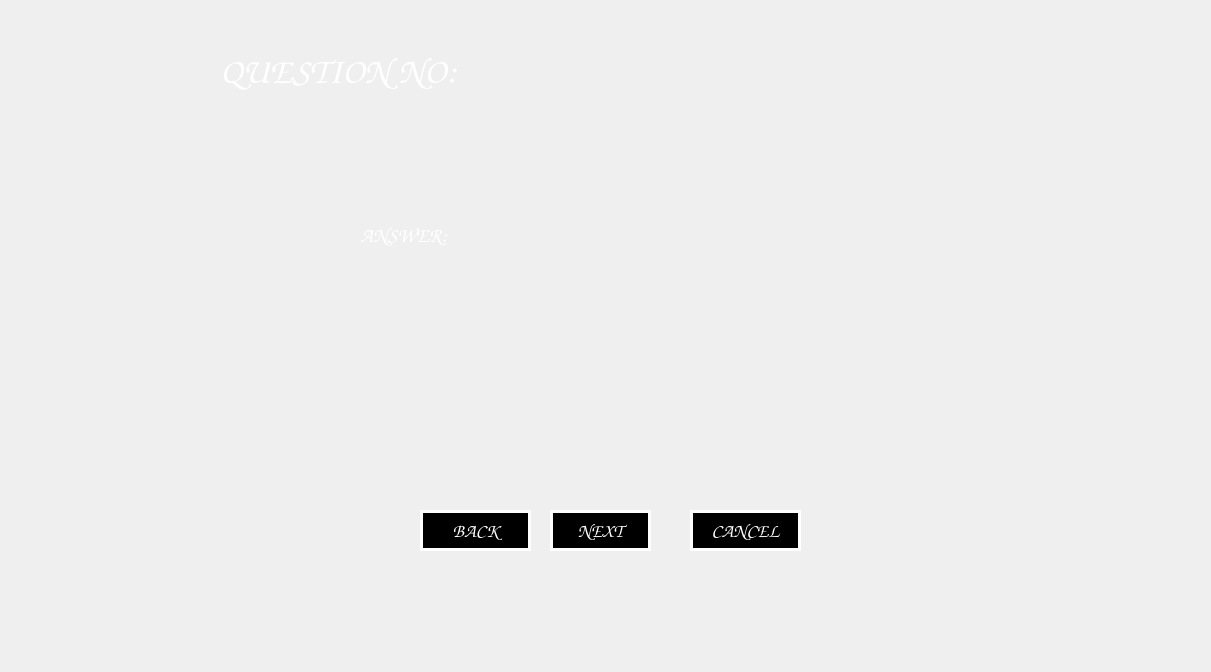
<?xml version="1.0" encoding="UTF-8"?>
<ui version="4.0">
 <class>exerciseQ</class>
 <widget class="QWidget" name="exerciseQ">
  <property name="geometry">
   <rect>
    <x>0</x>
    <y>0</y>
    <width>1211</width>
    <height>672</height>
   </rect>
  </property>
  <property name="font">
   <font>
    <family>Comic Sans MS</family>
    <pointsize>11</pointsize>
    <weight>75</weight>
    <bold>true</bold>
   </font>
  </property>
  <property name="windowTitle">
   <string>exerciseQ</string>
  </property>
  <widget class="QLabel" name="label">
   <property name="geometry">
    <rect>
     <x>220</x>
     <y>50</y>
     <width>301</width>
     <height>41</height>
    </rect>
   </property>
   <property name="font">
    <font>
     <family>Comic Sans MS</family>
     <pointsize>28</pointsize>
    </font>
   </property>
   <property name="styleSheet">
    <string notr="true">color:white;</string>
   </property>
   <property name="text">
    <string>QUESTION NO:</string>
   </property>
  </widget>
  <widget class="QLabel" name="qLabel">
   <property name="geometry">
    <rect>
     <x>350</x>
     <y>90</y>
     <width>671</width>
     <height>111</height>
    </rect>
   </property>
   <property name="font">
    <font>
     <pointsize>14</pointsize>
    </font>
   </property>
   <property name="styleSheet">
    <string notr="true">color:white;</string>
   </property>
   <property name="text">
    <string/>
   </property>
   <property name="wordWrap">
    <bool>true</bool>
   </property>
  </widget>
  <widget class="QLabel" name="aLabel">
   <property name="geometry">
    <rect>
     <x>410</x>
     <y>270</y>
     <width>631</width>
     <height>201</height>
    </rect>
   </property>
   <property name="font">
    <font>
     <pointsize>14</pointsize>
    </font>
   </property>
   <property name="styleSheet">
    <string notr="true">color:white;</string>
   </property>
   <property name="text">
    <string/>
   </property>
   <property name="wordWrap">
    <bool>true</bool>
   </property>
  </widget>
  <widget class="QPushButton" name="nextButton">
   <property name="geometry">
    <rect>
     <x>550</x>
     <y>510</y>
     <width>101</width>
     <height>41</height>
    </rect>
   </property>
   <property name="font">
    <font>
     <family>Comic Sans MS</family>
     <pointsize>14</pointsize>
     <weight>75</weight>
     <bold>true</bold>
    </font>
   </property>
   <property name="styleSheet">
    <string notr="true">border-image:none;
color:white;
background-color:inherit;
border:3px solid white;</string>
   </property>
   <property name="text">
    <string>NEXT</string>
   </property>
  </widget>
  <widget class="QPushButton" name="cancelButton">
   <property name="geometry">
    <rect>
     <x>690</x>
     <y>510</y>
     <width>111</width>
     <height>41</height>
    </rect>
   </property>
   <property name="font">
    <font>
     <family>Comic Sans MS</family>
     <pointsize>14</pointsize>
     <weight>75</weight>
     <bold>true</bold>
    </font>
   </property>
   <property name="styleSheet">
    <string notr="true">border-image:none;
color:white;
background-color:inherit;
border:3px solid white;</string>
   </property>
   <property name="text">
    <string>CANCEL</string>
   </property>
  </widget>
  <widget class="QPushButton" name="backButton">
   <property name="geometry">
    <rect>
     <x>420</x>
     <y>510</y>
     <width>111</width>
     <height>41</height>
    </rect>
   </property>
   <property name="font">
    <font>
     <family>Comic Sans MS</family>
     <pointsize>14</pointsize>
     <weight>75</weight>
     <bold>true</bold>
    </font>
   </property>
   <property name="styleSheet">
    <string notr="true">border-image:none;
color:white;
background-color:inherit;
border:3px solid white;</string>
   </property>
   <property name="text">
    <string>BACK</string>
   </property>
  </widget>
  <widget class="QLabel" name="msg">
   <property name="geometry">
    <rect>
     <x>430</x>
     <y>590</y>
     <width>511</width>
     <height>51</height>
    </rect>
   </property>
   <property name="palette">
    <palette>
     <active>
      <colorrole role="WindowText">
       <brush brushstyle="SolidPattern">
        <color alpha="255">
         <red>255</red>
         <green>255</green>
         <blue>255</blue>
        </color>
       </brush>
      </colorrole>
      <colorrole role="Text">
       <brush brushstyle="SolidPattern">
        <color alpha="255">
         <red>255</red>
         <green>255</green>
         <blue>255</blue>
        </color>
       </brush>
      </colorrole>
      <colorrole role="ButtonText">
       <brush brushstyle="SolidPattern">
        <color alpha="255">
         <red>255</red>
         <green>255</green>
         <blue>255</blue>
        </color>
       </brush>
      </colorrole>
     </active>
     <inactive>
      <colorrole role="WindowText">
       <brush brushstyle="SolidPattern">
        <color alpha="255">
         <red>255</red>
         <green>255</green>
         <blue>255</blue>
        </color>
       </brush>
      </colorrole>
      <colorrole role="Text">
       <brush brushstyle="SolidPattern">
        <color alpha="255">
         <red>255</red>
         <green>255</green>
         <blue>255</blue>
        </color>
       </brush>
      </colorrole>
      <colorrole role="ButtonText">
       <brush brushstyle="SolidPattern">
        <color alpha="255">
         <red>255</red>
         <green>255</green>
         <blue>255</blue>
        </color>
       </brush>
      </colorrole>
     </inactive>
     <disabled>
      <colorrole role="WindowText">
       <brush brushstyle="SolidPattern">
        <color alpha="255">
         <red>255</red>
         <green>255</green>
         <blue>255</blue>
        </color>
       </brush>
      </colorrole>
      <colorrole role="Text">
       <brush brushstyle="SolidPattern">
        <color alpha="255">
         <red>255</red>
         <green>255</green>
         <blue>255</blue>
        </color>
       </brush>
      </colorrole>
      <colorrole role="ButtonText">
       <brush brushstyle="SolidPattern">
        <color alpha="255">
         <red>255</red>
         <green>255</green>
         <blue>255</blue>
        </color>
       </brush>
      </colorrole>
     </disabled>
    </palette>
   </property>
   <property name="font">
    <font>
     <family>Comic Sans MS</family>
     <pointsize>14</pointsize>
     <weight>75</weight>
     <bold>true</bold>
    </font>
   </property>
   <property name="styleSheet">
    <string notr="true">color:white;</string>
   </property>
   <property name="text">
    <string/>
   </property>
  </widget>
  <widget class="QLabel" name="qNo">
   <property name="geometry">
    <rect>
     <x>540</x>
     <y>50</y>
     <width>41</width>
     <height>41</height>
    </rect>
   </property>
   <property name="font">
    <font>
     <family>Comic Sans MS</family>
     <pointsize>28</pointsize>
     <weight>75</weight>
     <bold>true</bold>
    </font>
   </property>
   <property name="styleSheet">
    <string notr="true">color:white;</string>
   </property>
   <property name="text">
    <string/>
   </property>
  </widget>
  <widget class="QLabel" name="label_2">
   <property name="geometry">
    <rect>
     <x>360</x>
     <y>220</y>
     <width>131</width>
     <height>31</height>
    </rect>
   </property>
   <property name="font">
    <font>
     <family>Comic Sans MS</family>
     <pointsize>16</pointsize>
     <weight>75</weight>
     <bold>true</bold>
    </font>
   </property>
   <property name="styleSheet">
    <string notr="true">color:white;</string>
   </property>
   <property name="text">
    <string>ANSWER:</string>
   </property>
  </widget>
 </widget>
 <layoutdefault spacing="6" margin="11"/>
 <resources/>
 <connections>
  <connection>
   <sender>backButton</sender>
   <signal>clicked()</signal>
   <receiver>exerciseQ</receiver>
   <slot>backClicked()</slot>
   <hints>
    <hint type="sourcelabel">
     <x>147</x>
     <y>351</y>
    </hint>
    <hint type="destinationlabel">
     <x>270</x>
     <y>191</y>
    </hint>
   </hints>
  </connection>
  <connection>
   <sender>cancelButton</sender>
   <signal>clicked()</signal>
   <receiver>exerciseQ</receiver>
   <slot>cancelClicked()</slot>
   <hints>
    <hint type="sourcelabel">
     <x>477</x>
     <y>351</y>
    </hint>
    <hint type="destinationlabel">
     <x>270</x>
     <y>191</y>
    </hint>
   </hints>
  </connection>
  <connection>
   <sender>nextButton</sender>
   <signal>clicked()</signal>
   <receiver>exerciseQ</receiver>
   <slot>nextClicked()</slot>
   <hints>
    <hint type="sourcelabel">
     <x>307</x>
     <y>351</y>
    </hint>
    <hint type="destinationlabel">
     <x>270</x>
     <y>191</y>
    </hint>
   </hints>
  </connection>
 </connections>
 <slots>
  <slot>backClicked()</slot>
  <slot>nextClicked()</slot>
  <slot>cancelClicked()</slot>
 </slots>
</ui>
